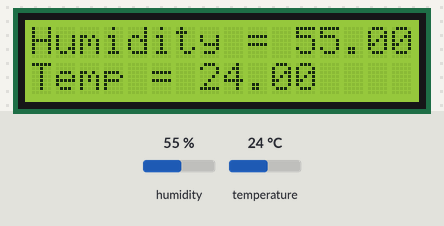
The sketch below on a simulated Arduino Uno, built with avr-gcc and run on an emulated ATmega328P. Parts: 16×2 character LCD. The inputs (shaded band) are chosen by the test bench; at power-on: humidity 55 %, temperature 24 °C.

Above: at 1.6 s.
1.7 s: humidity set to 22 %
At 3.3 s:
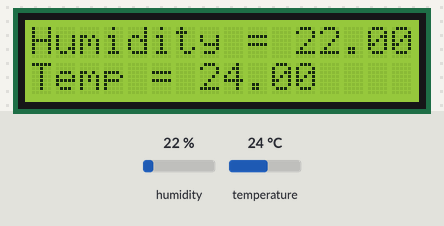
3.6 s: temperature set to 12 °C
At 4.7 s:
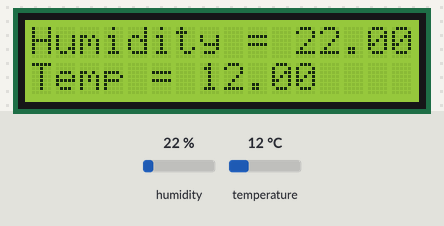
5.6 s: humidity set to 40 %
At 7.2 s:
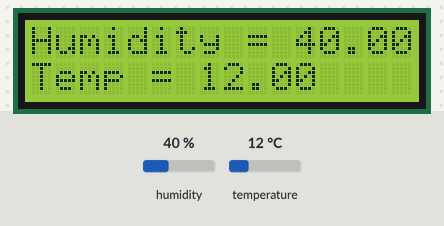
7.7 s: temperature set to 19 °C
At 8.6 s:
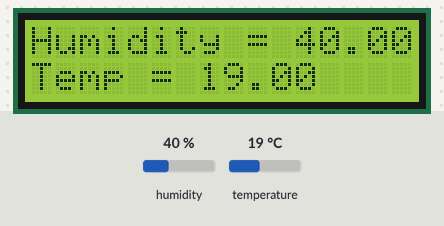
Timing chart, 0 to 10.7 s (numbered marks = the images above; inputs shaded):
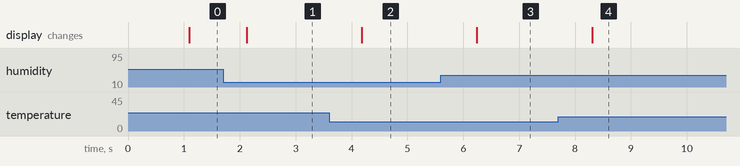

Measured:
- after the input at 1.7 s, the display: changes after 0.42 s (image 1)
- after the input at 3.6 s, the display: changes after 0.58 s (image 2)
- after the input at 5.6 s, the display: changes after 0.64 s (image 3)
- after the input at 7.7 s, the display: changes after 0.60 s (image 4)

The sketch:

new_from_blog.ino
```cpp
#include <LiquidCrystal.h>
#include <dht.h>

LiquidCrystal lcd(12, 11, 5, 4, 3, 2);
int greenPin = A0;
dht sensor;

void setup()
{
  lcd.begin(16,2); //16 by 2 character display
}

void loop()
{
  delay(1000); //wait a sec (recommended for DHT11)
  sensor.read11(greenPin);
  lcd.clear();
  lcd.setCursor(0,0);
  lcd.print("Humidity = ");
  lcd.print(sensor.humidity);
  lcd.setCursor(0,1);
  lcd.print("Temp = ");
  lcd.print(sensor.temperature);
}
```
